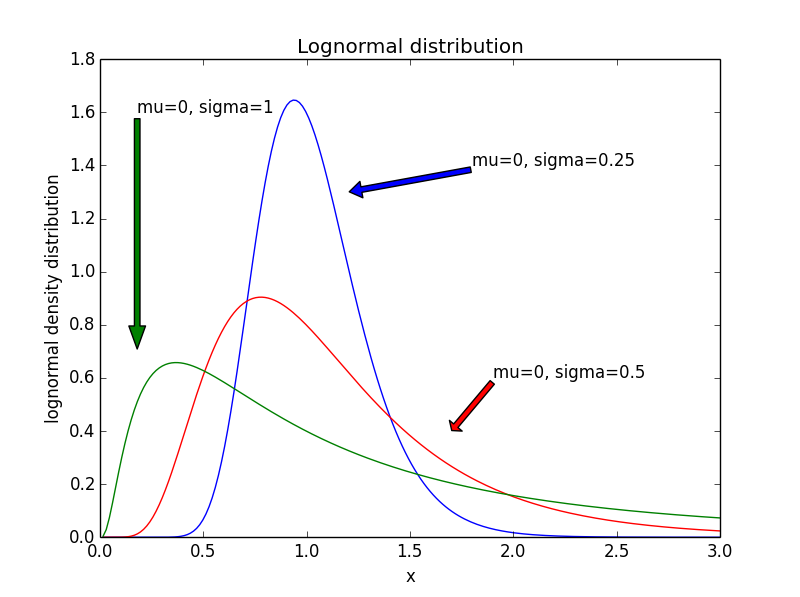

Write Python code to recreate this figure.
import scipy.stats as sp
import numpy as np
import matplotlib.pyplot as plt
from scipy import sqrt,exp,log,pi
x = np.linspace(0,3,200)
mu=0
sigma0=[0.25,0.5,1]
color=['blue', 'red', 'green']
target=[(1.2,1.3),(1.7,0.4),(0.18,0.7)]
start=[(1.8,1.4),(1.9,0.6),(0.18,1.6)]
for i in range(len(sigma0)):
    sigma=sigma0[i]
    y=1/(x*sigma*sqrt(2*pi))*exp(-(log(x)-mu)**2/(2*sigma*sigma))
    plt.annotate('mu='+str(mu)+', sigma='+str(sigma), xy=target[i], xytext=start[i], arrowprops=dict(facecolor=color[i],shrink=0.01),)
    plt.plot(x,y,color[i])
plt.title('Lognormal distribution')
plt.xlabel('x')
plt.ylabel('lognormal density distribution')
plt.show()
    
